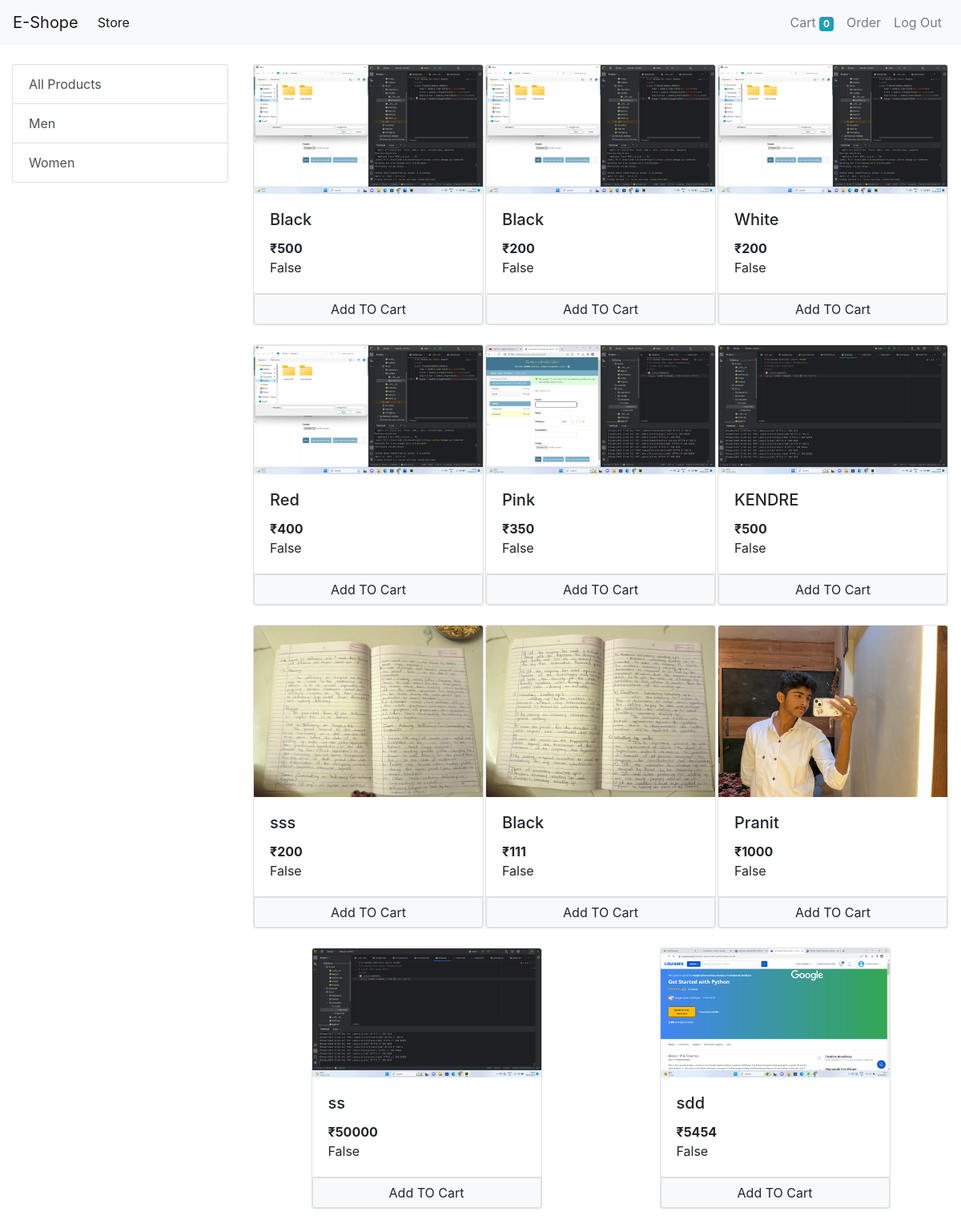
Screenshot of / (signed in) with the database file from the repository.
### Store/models/category.py (models this page shows, shortened)
class Category(models.Model):
    name  = models.CharField(max_length=100)
    @staticmethod
    def get_all_categories():
        return  Category.objects.all()

### Store/models/product.py (models this page shows, shortened)
class Product(models.Model):
    name = models.CharField(max_length=50)
    price = models.IntegerField(max_length=20)
    category=models.ForeignKey(Category,on_delete=models.CASCADE,default=1)
    description = models.CharField(max_length=200)
    image = models.ImageField(upload_to='upload/products/')
    @staticmethod
    def get_all_products():
        return Product.objects.all()

### Store/views/home.py (the view, shortened to what this page needs)
# urls.py: path('', Index.as_view(), name='homepage'),
class Index(View):
    def get(self,request ):
        products = None
        cart = request.session.get('cart')
        if not cart:
            request.session['cart']={}
        categories = Category.get_all_categories()
        categoryID = request.GET.get('category')
        if categoryID:
            products = Product.get_all_product_by_categoryid(categoryID)
        else:
            products = Product.get_all_products();
        data = {}
        data['products'] = products
        data['categories'] = categories
        print('You are : ', request.session.get('email'))
        return render(request, 'index.html', data)

### Store/templatetags/cart.py (called while the page is built)
@register.filter(name='is_in_cart')
def is_in_cart(product,cart):
    keys = cart.keys()
    for id in keys:
        if int(id) == product.id:
            return True
    return False;

### Store/templatetags/custom_filter.py (called while the page is built)
@register.filter(name='currency')
def currency(number):
    return "₹"+ str(number)

### Store/templates/index.html (shortened to what this page needs)
 {% extends 'base.html' %}
 {% block content %}
 {% load cart %}
 {% load custom_filter %}
 <div class="container-fluid mt-4 ">
 <div class="row">
   <div class="col-lg-3 mx-auto">
     <div class="list-group">
      <a href="/" class="list-group-item list-group-item-action ">All Products</a>
      {% for category in categories %}
      <a href="/?category={{category.id}}" class="list-group-item list-group-item-action ">{{category.name}}</a>
      {% endfor %}
    </div>
  </div>
  <div id="product " class="col-lg-9 mx-auto ">
    <div class="row mx-auto ">
      {% for product in products %}
      <div class="card mx-auto mb-4" id ={{product.id}} style="width: 18rem;">
       <img src="{{product.image.url}}" class="card-img-top" alt="...">
       <div class="card-body">
         <h5 class="card-title">{{product.name}}</h5>
         <p class="card-text"><b>{{product.price|currency}}</b></p>
         {{product | is_in_cart:request.session.cart }}
        </div>
         <div class="card-footer p-0 ">
          {% if product|is_in_cart:request.session.cart %}
          <div class="row no-gutters" >
            <form action="/#{{product.id}}" class="col-2" method="post">
              {% csrf_token %}
              <input hidden type="text" name ='product'  value='{{product.id}}'>
              <input hidden type="text" name ='remove'  value='True'>
              <input type="submit" value=" - " class=" btn btn-block btn-secondary">
             </form>
          <div class="text-center col ">{{product|cart_quantity:request.session.cart}} in Cart</div>
           <form action="/#{{product.id}}" class="col-2" method="post">
            {% csrf_token %}
            <input hidden type="text" name ='product'  value='{{product.id}}'>
            <input type="submit" value=" + " class=" btn btn-block btn-secondary">
           </form>
          </div>
          {% else %}
          <form action="/#{{product.id}}" method="POST" class="btn-block">
             <input type="submit" class="float-right btn-block btn btn-light border" value=' Add TO Cart '>
           </form>
           {% endif %}
         </div>
       </div>
       {% endfor %}
       {% endblock %}

### rows the page displays
Category: name "Men"
Category: name "Women"
Product: {{ product.id }} 1 (drawn), image (picture), name "Black", price "₹500", session "False"
Product: image (picture), name "Black", price "₹200", session "False"
Product: image (picture), name "White", price "₹200", session "False"
Product: image (picture), name "Red", price "₹400", session "False"
Product: image (picture), name "Pink", price "₹350", session "False"
Product: image (picture), name "KENDRE", price "₹500", session "False"
Product: image (picture), name "sss", price "₹200", session "False"
Product: image (picture), name "Black", price "₹111", session "False"
Product: image (picture), name "Pranit", price "₹1000", session "False"
Product: image (picture), name "ss", price "₹50000", session "False"
Product: image (picture), name "sdd", price "₹5454", session "False"

### other values shown
{{ request.session.cart.keys|length }} "0"
